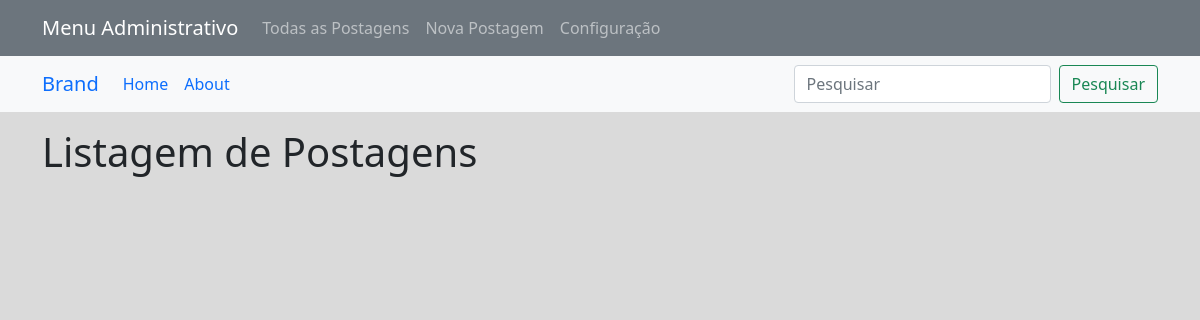
The page /list_posts/ on the database as committed earlier.
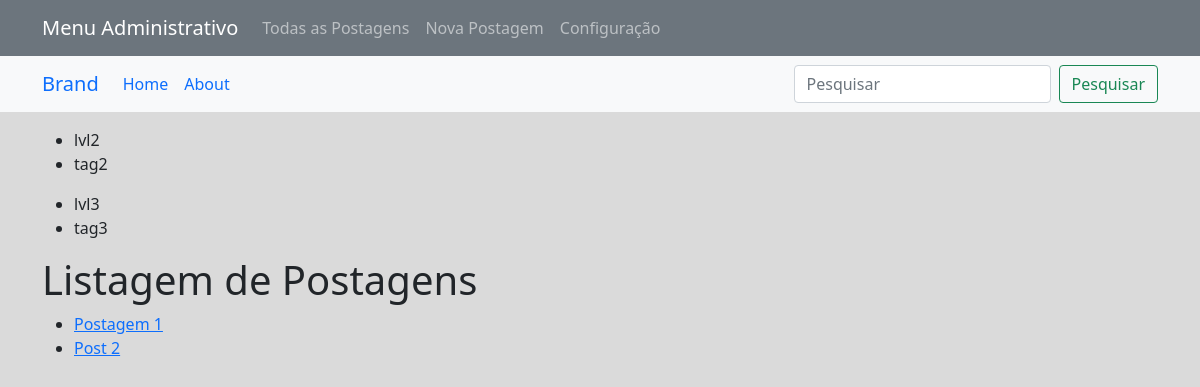
The same page on the database as committed later.
### app_blog_platform/models.py (models this page shows)
class Tags_Level_2(models.Model):
    parent_tag = models.ManyToManyField(Tags_Level_1)
    tag_name = models.CharField(max_length=60)

class Tags_Level_3(models.Model):
    parent_tag = models.ManyToManyField(Tags_Level_2)
    tag_name = models.CharField(max_length=60)

class Post(models.Model):
    post_name = models.CharField(max_length=120, null=False, default='Post Name')
    post_body = RichTextUploadingField(blank=True, null=True)
    post_date = models.DateField(auto_now_add=True)
    post_tag_level_1  = models.ManyToManyField(Tags_Level_1)
    post_tag_level_2  = models.ManyToManyField(Tags_Level_2)
    post_tag_level_3  = models.ManyToManyField(Tags_Level_3)
    post_main_link = models.CharField(max_length=500, null=True)
    post_main_link_title = models.CharField(max_length=500, null=True)
    post_cover_image = models.ImageField(upload_to='images/cover/', null=True)
    post_slide_images = models.ManyToManyField(Post_Slide_Images)

### app_blog_platform/views.py (the view)
# urls.py: path('list_posts/', views.list_posts, name='list_posts'),
def list_posts(request):
    tags_level_1 = Tags_Level_1.objects.all()
    tags_level_2 = Tags_Level_2.objects.all()
    tags_level_3 = Tags_Level_3.objects.all()
    posts = Post.objects.all()
    context={
        'tags_level_1':tags_level_1,
        'tags_level_2':tags_level_2,
        'tags_level_3':tags_level_3,
        'posts':posts,
    }
    return render(request, 'list_posts.html', context)

### app_blog_platform/context_processors.py (called while the page is built)
def tags_context(request):
    tags_level_1 = Tags_Level_1.objects.all()
    tags_level_2 = Tags_Level_2.objects.all()
    tags_level_3 = Tags_Level_3.objects.all()
    return {
        'tags_level_1': tags_level_1,
        'tags_level_2': tags_level_2,
        'tags_level_3': tags_level_3,
    }

### app_blog_platform/templates/list_posts.html (shortened to what this page needs)
{% extends 'base.html' %}
{% block content %}
<div class="container">
    <ul>
        {% for tags_level_2 in tags_level_2 %}
        <li>{{tags_level_2.tag_name}}</li>
        {% endfor %}
    </ul>
    <ul>
        {% for tags_level_3 in tags_level_3 %}
        <li>{{tags_level_3.tag_name}}</li>
        {% endfor %}
    </ul>
    <h1>Listagem de Postagens</h1>
    <ul>
        {% for post in posts %}
            <li><a href="{% url 'view_post' post_id=post.id %}">{{ post.post_name }}</a></li>
        {% endfor %}
    </ul>
</div>
{% endblock %}

Rows that differ between the two databases and show on the page:
added Tags_Level_2: tag_name "lvl2"
added Tags_Level_2: tag_name "tag2"
added Tags_Level_3: tag_name "lvl3"
added Tags_Level_3: tag_name "tag3"
added Post: post_name "Postagem 1"
added Post: post_name "Post 2"
